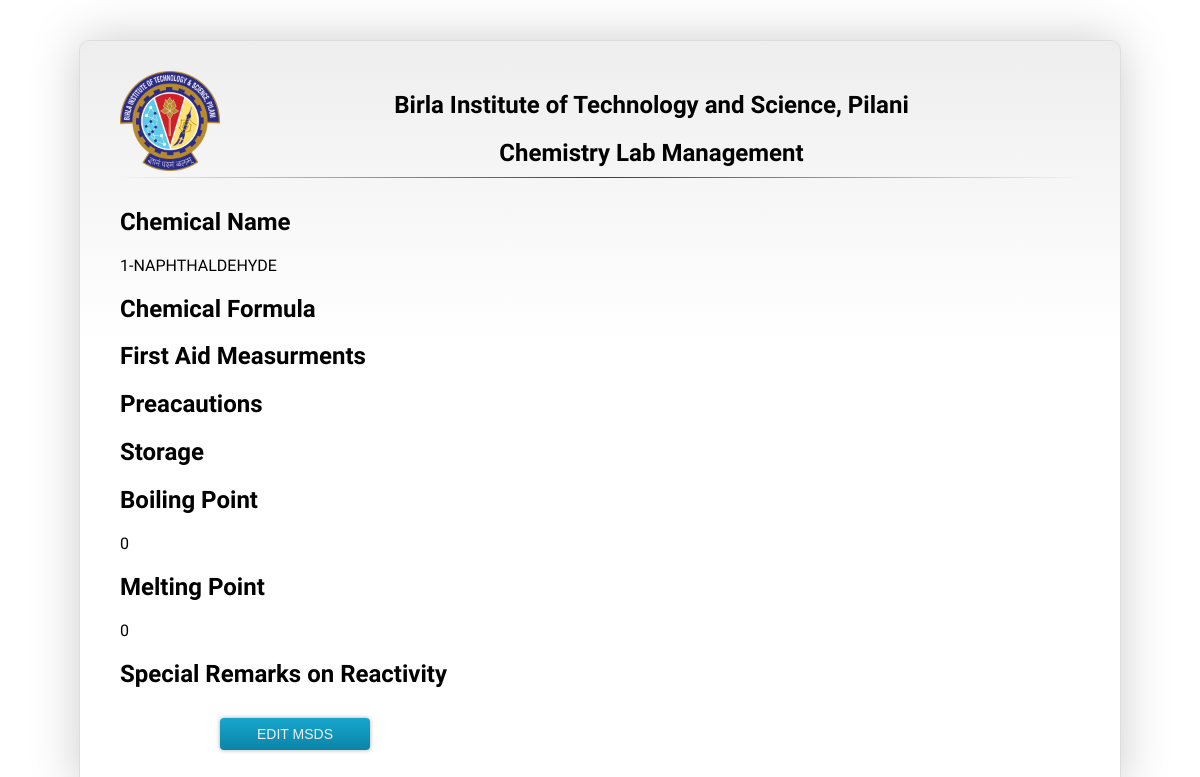
Screenshot of /view-msds.php?id=5 (signed in) with the database file from the repository.
### tables this page shows
CREATE TABLE `msds` (
  `id` int(11) NOT NULL,
  `name` varchar(50) NOT NULL,
  `formula` varchar(50) NOT NULL,
  `first_aid_measures` longtext NOT NULL,
  `precautions` longtext NOT NULL,
  `storage` longtext NOT NULL,
  `boiling_point` float NOT NULL,
  `melting_point` float NOT NULL,
  `special_remarks_on_reactivity` longtext NOT NULL
);

### view-msds.php (the view, shortened to what this page needs)
<?php
	if (isset($_REQUEST['id'])) {
		$id=$_REQUEST['id'];
		?>
	<html>
	<head>
		<link href='css/style.css' rel='stylesheet' type='text/css'>
	</head>
	<body>
		<form id="medadmin" method="POST" action="edit-msds.php?id=<?php echo $id;?>">
			<img src="logo.png" alt="BITS Logo" align="left" style="width:100px;height:100px;">
			<center>
				<h2>Birla Institute of Technology and Science, Pilani</h2>
				<h2>Chemistry Lab Management</h2>
				<hr />
			</center>
			<?php
			$msds = mysql_query("SELECT * FROM msds WHERE id='".$id."'");
			$row = mysql_fetch_row($msds);
			?>
			<div>
				<h2>Chemical Name</h2>
				<p><?php echo $row[1]; ?></p>
			</div>
			<div>
				<h2>Chemical Formula</h2>
			</div>
			<div>
				<h2>First Aid Measurments</h2>
			</div>
			<div>
				<h2>Preacautions</h2>
			</div>
			<div>
				<h2>Storage</h2>
			</div>
			<div>
				<h2>Boiling Point</h2>
				<p><?php echo $row[6]; ?></p>
			</div>
			<div>
				<h2>Melting Point</h2>
				<p><?php echo $row[7]; ?></p>
			</div>
			<div>
				<h2>Special Remarks on Reactivity</h2>
			</div>
			<input type="submit" name="submit" value="EDIT MSDS" class="submit" id="runsqlq"/>
		</form>
	</body>
</html>
	<?php
	}
	else{
		header("Location: lab_assistant_screen.php");
	}
?>

### css/style.css (style rules this page uses)
body { margin:0; padding:0; font-family: 'Graduate', Arial, cursive; font-weight:400; }
form { border: 1px solid #ddd; padding: 30px 40px 20px 40px; margin: 40px 0 0 0; width: 960px; height: auto; background: #fff; -webkit-border-radius: 10px; -moz-border-radius: 10px; border-radius: 10px; background: -webkit-gradient(linear, 0% 0%, 0% 40%, from(#EEE), to(#FFFFFF)); background: -moz-linear-gradient(0% 40% 90deg,#FFF, #EEE); -webkit-box-shadow:0px 0 50px #ccc; -moz-box-shadow:0px 0 50px #ccc; box-shadow:0px 0 50px #ccc; margin-left:auto; margin-right:auto; }
input { padding: 8px; margin: 4px 0 20px 0; background: #fff; width: 220px; font-size: 14px; color: #555; border: 1px #ddd solid; -webkit-box-shadow: 0px 0px 4px #aaa; -moz-box-shadow: 0px 0px 4px #aaa; box-shadow: 0px 0px 4px #aaa; -webkit-transition: background 0.3s linear; }
input.submit { width: 150px; color: #eee; text-transform: uppercase; margin-top: 10px; margin-left:100px; background-color: #18a5cc; border: none; -webkit-transition: -webkit-box-shadow 0.3s linear; -moz-border-radius: 4px; -webkit-border-radius: 4px; border-radius: 4px; background: -webkit-gradient(linear, 0% 0%, 0% 100%, from(#18a5cc), to(#0a85a8)); background: -moz-linear-gradient(25% 75% 90deg,#0a85a8, #18a5cc); }
hr { border: 0; height: 1px; margin-top:-10px; margin-bottom:30px; background-image: -webkit-linear-gradient(left, rgba(0,0,0,0), rgba(0,0,0,0.75), rgba(0,0,0,0)); background-image: -moz-linear-gradient(left, rgba(0,0,0,0), rgba(0,0,0,0.75), rgba(0,0,0,0)); background-image: -ms-linear-gradient(left, rgba(0,0,0,0), rgba(0,0,0,0.75), rgba(0,0,0,0)); background-image: -o-linear-gradient(left, rgba(0,0,0,0), rgba(0,0,0,0.75), rgba(0,0,0,0)); }

### rows the page displays
msds: name "1-NAPHTHALDEHYDE", boiling_point "0", melting_point "0"
